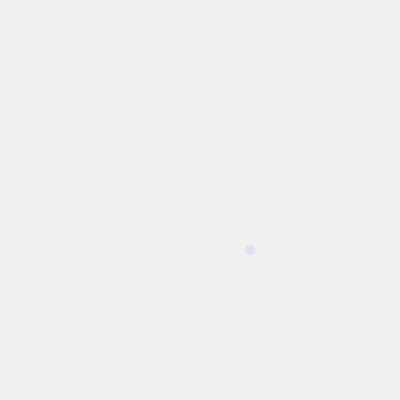
Frame 1 (no input)
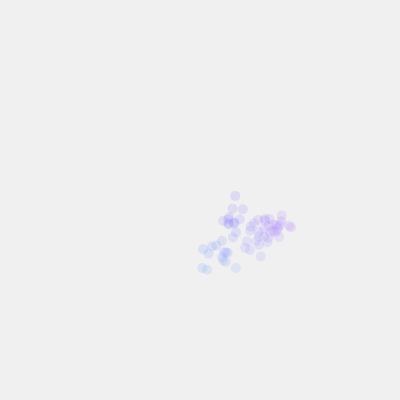
Frame 60 (no input)
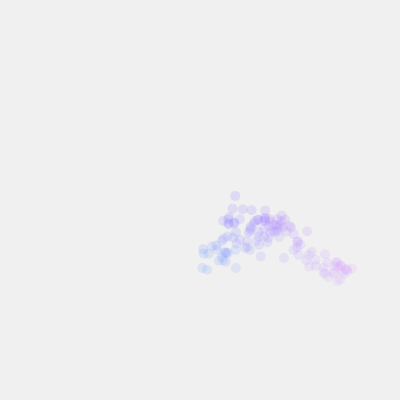
Frame 120 (the mouse pressed at the canvas centre since frame 60)

The p5.js sketch that drew these frames (run headless with seeded random() and noise() and a simulated clock; from frame 60 on, the mouse is pressed at the canvas centre):

// p5.js sketch
// ── sketch.js
let x = 250;
let y = 250;

function setup() {
  createCanvas(400, 400);
  noStroke();
  background(240);
}

function draw() {
  let r = map(x, 0, width, 0, 255);
  let g = map(y, 0, height, 0, 255);
  let b = 255;
  
  fill(r, g, b, 50);
  ellipse(x, y, 10, 10);
  
  x = constrain(x + random(-15, 15), 0 ,width);
  y = constrain(y + random(-15, 15), 0, height);
  
}
